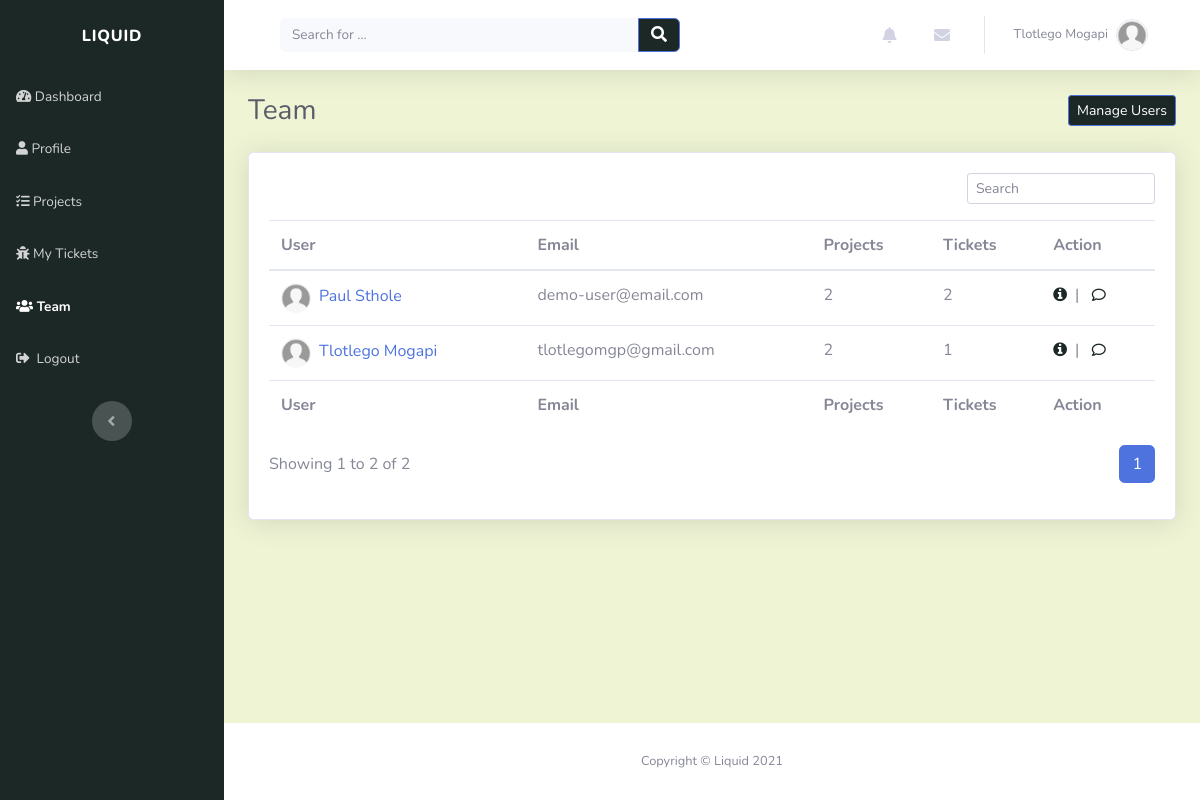
Page /teams/ (signed in) on the earlier database version.
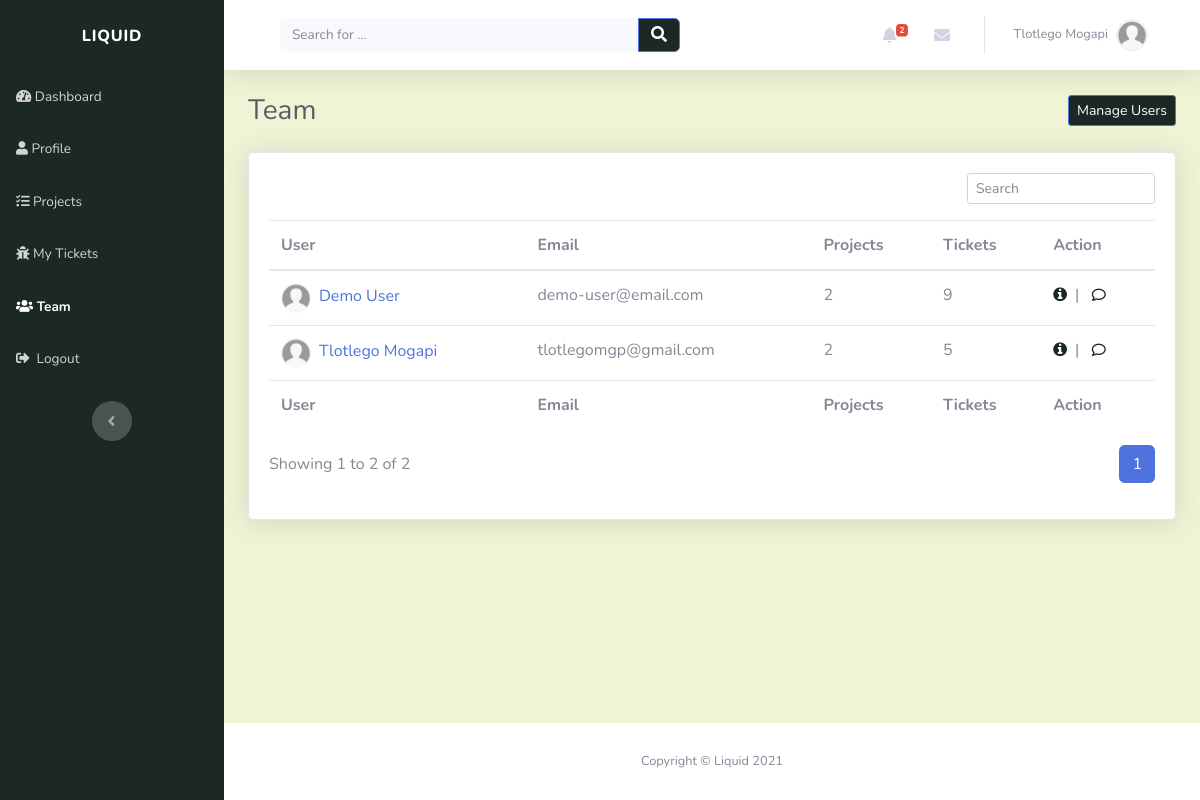
Same page on the later database version.
### account/models.py (models this page shows, shortened)
class Profile(models.Model):
    user = models.OneToOneField(settings.AUTH_USER_MODEL, on_delete=models.CASCADE, unique=True)
    profile_picture = models.ImageField(default='default.jpg', upload_to='profile_images', blank=True)
    website = models.URLField(blank=True)
    first_name = models.CharField(max_length=30, blank=True)
    last_name = models.CharField(max_length=30, blank=True)
    address = models.CharField(max_length=50, blank=True)
    city = models.CharField(max_length=50, blank=True)
    country = models.CharField(max_length=50, blank=True)
    slug = models.SlugField(unique=True, blank=True)

class Account(AbstractBaseUser):
    email = models.EmailField(verbose_name="email", max_length=30, unique=True)
    username = models.CharField(max_length=30, unique=True)
    date_created = models.DateTimeField(verbose_name="date created", auto_now_add=True)
    last_login = models.DateTimeField(verbose_name="last login", auto_now=True)
    is_admin = models.BooleanField(default=False)
    is_staff = models.BooleanField(default=False)
    is_active = models.BooleanField(default=True)
    is_super_user = models.BooleanField(default=False)
    USERNAME_FIELD = 'email'
    REQUIRED_FIELDS = ['username']
    objects = AccountManager()

### teams/views.py (the view)
# urls.py: path('', views.team_view, name="team_page"),
@login_required(login_url='login_page')
def team_view(request):
    users = Profile.objects.all().order_by('first_name')
    page = request.GET.get('page', 1)
    users_paginator = Paginator(users, USERS_PER_PAGE)
    try:
        users = users_paginator.page(page)
    except PageNotAnInteger:
        users = users_paginator.page(USERS_PER_PAGE)
    except EmptyPage:
        users = users_paginator.page(users_paginator.num_pages)
    context = {}
    context['users'] = users
    return render(request, "teams/team.html", context)

### index/custom_processors.py (called while the page is built)
def profile_processor(request):
    if request.user.is_authenticated:
        user = request.user
        user_profile = get_object_or_404(Profile, user=user)
        user_messages = DirectMessage.objects.filter(receiver=user_profile).order_by('-created_on')[:5]
        user_alerts = Alert.objects.filter(user=user_profile).order_by('-created_on')[:5]
        return {'profile': user_profile, 'direct_messages': user_messages, 'alerts': user_alerts}
    else:
        return{}

### teams/templates/teams/team.html
{% extends "index/header.html" %} {% load static %} {% block title %}Teams{% endblock %} {% block content %}
<div class="d-sm-flex justify-content-between align-items-center mb-4">
	<h3 class="text-dark mb-0">Team</h3>
	<a
		class="btn btn-primary btn-sm d-none d-sm-inline-block"
		role="button"
		href="#"
		style="background: rgb(28, 40, 38)"
		>Manage Users</a
	>
</div>
<div class="card shadow">
	<div class="card-body">
		<div class="row">
			<div class="col-md-12">
				<div class="text-md-right dataTables_filter" id="dataTable_filter">
					<label
						><input
							type="search"
							class="form-control form-control-sm"
							aria-controls="dataTable"
							placeholder="Search"
					/></label>
				</div>
			</div>
		</div>
		<div class="table-responsive table mt-2" id="dataTable" role="grid" aria-describedby="dataTable_info">
			<table class="table my-0" id="dataTable" aria-describedby="team">
				<thead>
					{% include 'teams/snippets/table_header.html'%}
				</thead>
				<tbody>
					{% for profile in users %} {% include 'teams/snippets/user.html'%} {% endfor %}
				</tbody>
				<tfoot>
					{% include 'teams/snippets/table_header.html'%}
				</tfoot>
			</table>
		</div>
		{% include 'teams/snippets/pagination.html' %}
	</div>
</div>
{% endblock %}

### index/templates/index/snippets/navbar.html (shortened to what this page needs)
<nav
	class="navbar navbar-light navbar-expand bg-white shadow mb-4 topbar static-top"
	style="background: rgb(238, 244, 212)"
>
	<div class="container-fluid">
		<div class="container-fluid">
			<form
				method="GET"
				action="{% url 'index_page' %}"
				target="_self"
				class="form-inline d-none d-sm-inline-block mr-auto ml-md-3 my-2 my-md-0 mw-100 navbar-search"
			>
				<div class="input-group">
					<input
						class="bg-light form-control border-0 small"
						type="search"
						placeholder="Search for ..."
						value="{{query}}"
						name="q"
					/>
					<div class="input-group-append">
						<button class="btn btn-primary py-0" type="submit" style="background: rgb(28, 40, 38)">
							<em class="fas fa-search"></em>
						</button>
					</div>
				</div>
			</form>
			<ul class="nav navbar-nav flex-nowrap ml-auto">
				<li class="nav-item dropdown no-arrow mx-1">
					<div class="nav-item dropdown no-arrow">
						<a class="dropdown-toggle nav-link" data-toggle="dropdown" aria-expanded="false" href="#"
							>{% if alerts %}<span class="badge badge-danger badge-counter">{{alerts.count}}</span>
							{%endif%}<em class="fas fa-bell fa-fw"></em
						></a>
					</div>
				</li>
				<li class="nav-item dropdown no-arrow mx-1">
					<div class="nav-item dropdown no-arrow">
						<a class="dropdown-toggle nav-link" data-toggle="dropdown" aria-expanded="false" href="#"
							><em class="fas fa-envelope fa-fw"></em></a
						>
					</div>
				</li>
				<li class="nav-item dropdown no-arrow">
					<div class="nav-item dropdown no-arrow">
						<a class="dropdown-toggle nav-link" data-toggle="dropdown" aria-expanded="false" href="#"
							><span class="d-none d-lg-inline mr-2 text-gray-600 small">
								{% if profile.first_name and profile.last_name %} {{profile.first_name}}
								{{profile.last_name}} {% else %} {{user}} {%endif%}
							</span>
							<img
								class="border rounded-circle img-profile"
								src="{{profile.profile_picture.url}}"
								alt="user image"
							/>
						</a>
					</div>
				</li>
			</ul>
		</div>
	</div>
</nav>

### teams/templates/teams/snippets/user.html
<tr>
	<td>
		<a href="{% url 'view_profile' profile.slug %}"
			><img
				class="rounded-circle mr-2"
				width="30"
				height="30"
				src="{{profile.profile_picture.url}}"
				alt="user image"
			/>{% if profile.first_name %}{{profile.first_name}} {{profile.last_name}} {%else%} {{profile.user.username}}
			{%endif%}
		</a>
	</td>
	<td>{{profile.user.email}}</td>
	<td>{{profile.projectrole_set.all.count}}</td>
	<td>{{profile.ticketassignee_set.all.count}}</td>
	<td>{% include 'teams/snippets/user_action.html' %}</td>
</tr>

### teams/templates/teams/snippets/user_action.html
<a role="button" href="{% url 'view_profile' profile.slug %}" style="color: rgb(28, 40, 38)" title="More information"
	><em class="fa fa-info-circle">&nbsp</em></a
>
|&nbsp&nbsp
<a role="button" href="#" style="color: rgb(28, 40, 38)" title="Send Message"
	><em class="far fa-comment fa-sm">&nbsp</em></a
>

Differences in the rows shown:
computed for Profile "Tlotlego": ticketassignee_set.all.count "1" → "5"
changed Profile "demo-user@email.com": first_name "Paul" → "Demo"; last_name "Sthole" → "User"; ticketassignee_set.all.count "2" → "9"
Other differences:
{{ alerts.count }}: (not shown) → "2"
